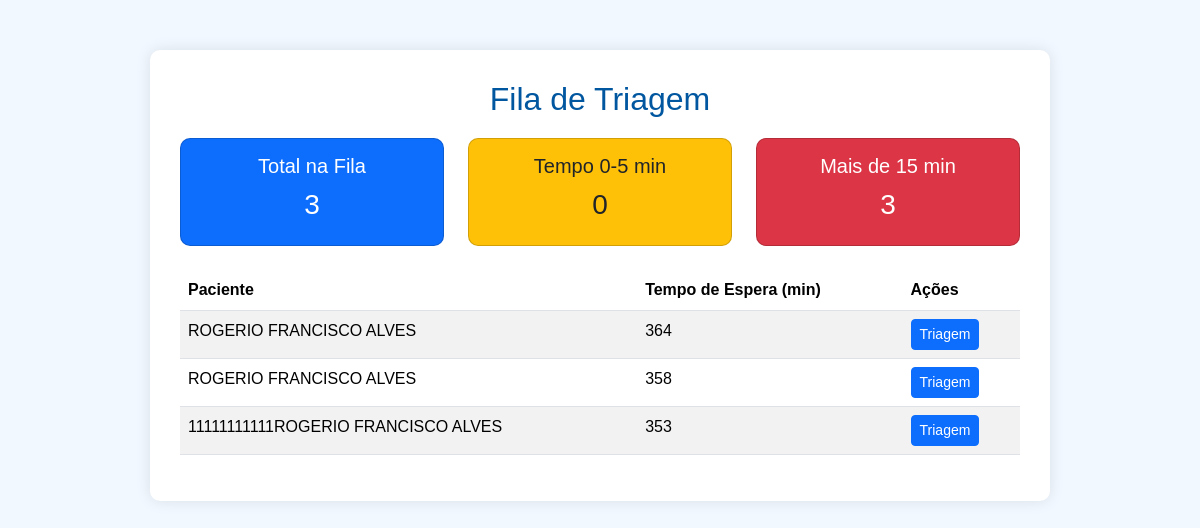
The page /triagem/fila/ (signed in) on the database as committed earlier.
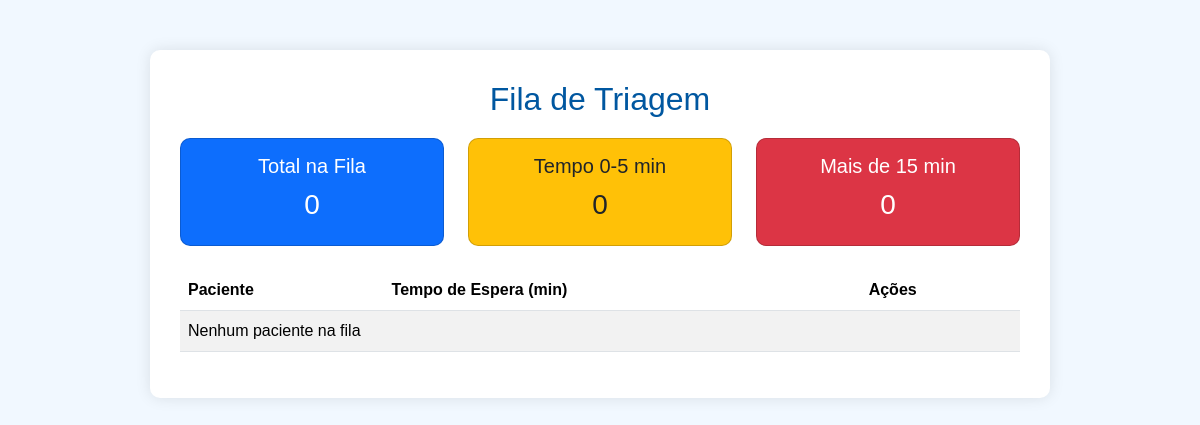
The same page on the database as committed later.
### triagem/models.py (models this page shows, shortened)
class FilaTriagem(models.Model):
    paciente = models.ForeignKey(Paciente, on_delete=models.CASCADE)
    data_entrada = models.DateTimeField(default=timezone.now)
    atendido = models.BooleanField(default=False)
    def tempo_espera_minutos(self):
        delta = timezone.now() - self.data_entrada
        return int(delta.total_seconds() / 60)

### paciente/models.py (models this page shows, shortened)
class Paciente(models.Model):
    nome = models.CharField(max_length=100)
    cpf = models.CharField(
        max_length=14,
        unique=True,
        validators=[RegexValidator(r'^\d{3}\.\d{3}\.\d{3}-\d{2}$', 'CPF inválido! Use XXX.XXX.XXX-XX')]
    )
    data_nascimento = models.DateField()
    telefone = models.CharField(
        max_length=15,
        validators=[RegexValidator(r'^\(\d{2}\)\s\d{4,5}-\d{4}$', 'Telefone inválido! Use (XX) XXXXX-XXXX')]
    )
    email = models.EmailField(blank=True, null=True)
    endereco = models.TextField(blank=True, null=True)
    cartao_sus = models.CharField(max_length=18, blank=True, null=True)

### triagem/views.py (the view)
# urls.py: path('fila/', views.fila_triagem, name='fila_triagem'),
@login_required
def fila_triagem(request):
    fila = FilaTriagem.objects.filter(atendido=False).order_by('data_entrada')
    total_pacientes = fila.count()
    tempo_espera_0_5 = fila.filter(data_entrada__gte=timezone.now()-timezone.timedelta(minutes=5)).count()
    tempo_espera_5_15 = fila.filter(data_entrada__lt=timezone.now()-timezone.timedelta(minutes=5),
                                     data_entrada__gte=timezone.now()-timezone.timedelta(minutes=15)).count()
    tempo_espera_15_ = fila.filter(data_entrada__lt=timezone.now()-timezone.timedelta(minutes=15)).count()
    return render(request, 'triagem/fila_triagem.html', {
        'fila': fila,
        'total_pacientes': total_pacientes,
        'tempo_espera_0_5': tempo_espera_0_5,
        'tempo_espera_5_15': tempo_espera_5_15,
        'tempo_espera_15_': tempo_espera_15_,
    })

### triagem/templates/triagem/fila_triagem.html (shortened to what this page needs)
<!DOCTYPE html>
<html lang="pt-br">
<head>
    <link rel="stylesheet" href="https://cdn.jsdelivr.net/npm/bootstrap@5.3.2/dist/css/bootstrap.min.css">
</head>
<body>
<div class="container">
    <h2>Fila de Triagem</h2>
    <div class="row mb-4 text-center">
        <div class="col-md-4">
            <div class="card bg-primary">
                <h5>Total na Fila</h5>
                <h3>{{ total_pacientes }}</h3>
            </div>
        </div>
        <div class="col-md-4">
            <div class="card bg-warning text-dark">
                <h5>Tempo 0-5 min</h5>
                <h3>{{ tempo_espera_0_5 }}</h3>
            </div>
        </div>
        <div class="col-md-4">
            <div class="card bg-danger">
                <h5>Mais de 15 min</h5>
                <h3>{{ tempo_espera_15_ }}</h3>
            </div>
        </div>
    </div>
    <table class="table table-striped">
        <thead>
            <tr>
                <th>Paciente</th>
                <th>Tempo de Espera (min)</th>
                <th>Ações</th>
            </tr>
        </thead>
        <tbody>
            {% for item in fila %}
            <tr>
                <td>{{ item.paciente.nome }}</td>
                <td>{{ item.tempo_espera_minutos }}</td>
                <td>
                    <a href="{% url 'realizar_triagem' item.paciente.id %}" class="btn btn-primary btn-sm">Triagem</a>
                </td>
            </tr>
            {% empty %}
            <tr>
                <td colspan="3">Nenhum paciente na fila</td>
            </tr>
            {% endfor %}
        </tbody>
    </table>
</div>
</body>
</html>

Rows that differ between the two databases and show on the page:
no longer on this page (row edited): FilaTriagem: paciente.nome "ROGERIO FRANCISCO ALVES", tempo_espera_minutos "364"
no longer on this page (row edited): FilaTriagem: paciente.nome "ROGERIO FRANCISCO ALVES", tempo_espera_minutos "358"
no longer on this page (row edited): FilaTriagem: paciente.nome "11111111111ROGERIO FRANCISCO ALVES", tempo_espera_minutos "353"
Other text that changed with them:
{{ total_pacientes }}: "3" → "0"
{{ tempo_espera_15_ }}: "3" → "0"
text now shown: "Nenhum paciente na fila"
